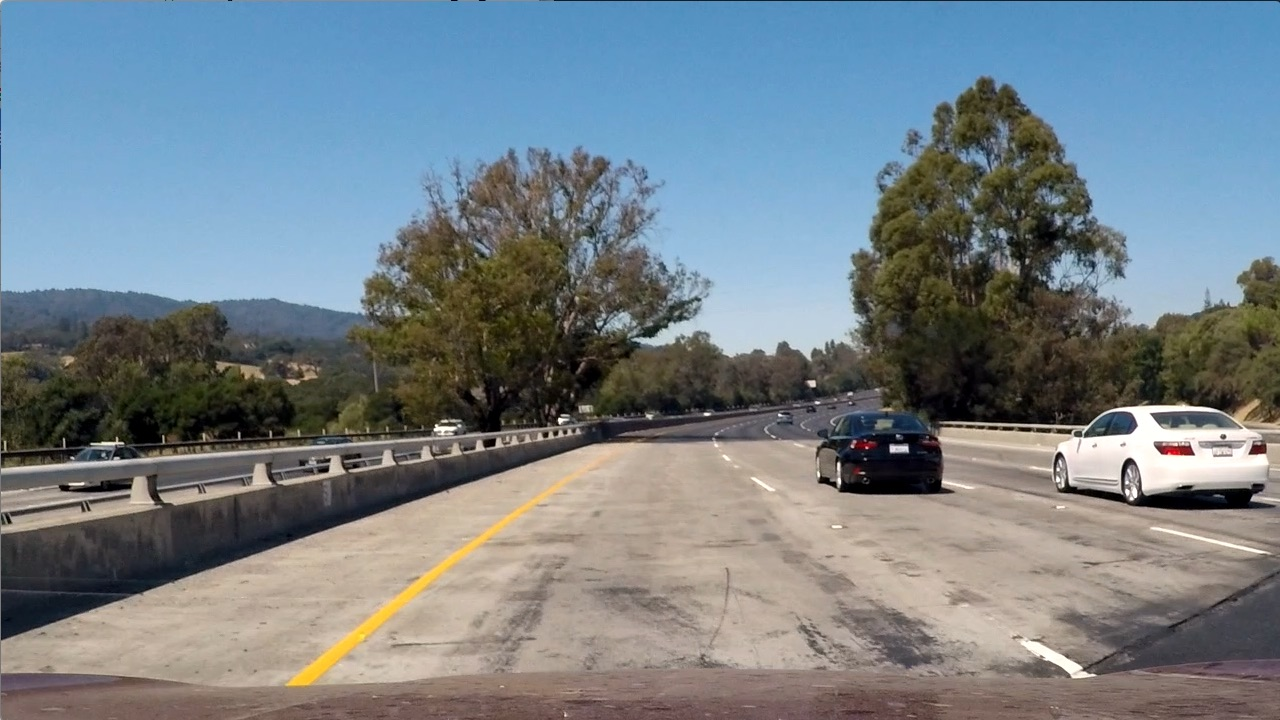
#> input picture image/test1.jpg, 1280 x 720 px
$ python run1.py   (older library calls are emulated)
#> lines starting #> are read from the running program, lines starting #| are printed output that depends on the picture
### slidingwindow.py
import cv2
import numpy as np
import pickle
from detect_vehicle import *
from draw import *
def load_classifier(pickle_file="lp_model.p"):
#> called with pickle_file = 'lp_model.p'
    dist_pickle = pickle.load( open(pickle_file, "rb" ) )
#> (reads lp_model.p from the repository)
    return dist_pickle
def process_image_hog_pipeline(image, frame_ind, useHeatmap=True, thresh=4, avgBoxes=None, verbose=False,params=None, win_size=None):

	frame_ind += 1
	draw_image = np.copy(image)
	image = image.astype(np.float32) / 255

	if verbose == False:
		bboxes = detect_vehicles(image, frame_ind, thresh=thresh, useHeatmap=useHeatmap,
								 avgBoxes=avgBoxes, params=params, win_size=win_size)
		result = draw_boxes(draw_image, bboxes, thick=2)
	else:
		bboxes, hot_windows, heatmap, labels = detect_vehicles(image, frame_ind, thresh=thresh,
															   useHeatmap=useHeatmap, avgBoxes=avgBoxes, verbose=True, params=params, win_size=win_size)
		result = draw_boxes(draw_image, bboxes, thick=2)
		result = draw_debug_board(result, frame_ind, bboxes, hot_windows, heatmap, labels[0])

		# add frame_index text at the bottom of board
		xmax = 900
		font = cv2.FONT_HERSHEY_SIMPLEX
		cv2.putText(result, 'frame {:d}'.format(frame_ind), (xmax + 20, 50), font, 0.9, (255, 0, 0), 2, cv2.LINE_AA)

	return result

def load_img(img_path):
#> called with img_path = 'image/test1.jpg'
	img= cv2.imread(img_path)
#> img is the input picture: shape (720, 1280, 3); mean B, G, R 135.5, 128.7, 117.5
	return img
def show_img(img):
	cv2.imshow('img',img)
	cv2.waitKey(0)

### find_car.py
import cv2
import numpy as np
from hog_ultils import *
def convert_rgb_color(img, conv='YCrCb'):
    if conv == 'RGB':
        return np.copy(img)
    if conv == 'YCrCb':
        return cv2.cvtColor(img, cv2.COLOR_RGB2YCrCb)
    if conv == 'HSV':
        return cv2.cvtColor(img, cv2.COLOR_RGB2HSV)
    if conv == 'HLS':
        return cv2.cvtColor(img, cv2.COLOR_RGB2HLS)
    if conv == 'LUV':
        return cv2.cvtColor(img, cv2.COLOR_RGB2LUV)
    if conv == 'YUV':
        return cv2.cvtColor(img, cv2.COLOR_RGB2YUV)
def find_cars(img, ystart, ystop, scale, svc, X_scaler, params, cells_per_step=2):
#> called with ystart = 350, ystop = 600, scale = 1.2, cells_per_step = 2
    color_space = params['color_space']
    spatial_size = params['spatial_size']
    hist_bins = params['hist_bins']
    orient = params['orient']
    pix_per_cell = params['pix_per_cell']
    cell_per_block = params['cell_per_block']
    hog_channel = params['hog_channel']

    spatial_feat = params['spatial_feat']
    hist_feat = params['hist_feat']
    hog_feat = params['hog_feat']

    assert (hog_channel == 'ALL')
    assert (spatial_feat == True)
    assert (hist_feat == True)
    assert (hog_feat == True)

    img_tosearch = img[ystart:ystop, :, :]
    ctrans_tosearch = convert_rgb_color(img_tosearch, conv=color_space)
    if scale != 1:
        imshape = ctrans_tosearch.shape
        ctrans_tosearch = cv2.resize(ctrans_tosearch, (np.int(imshape[1] / scale), np.int(imshape[0] / scale)))
#> ctrans_tosearch: shape (208, 1066, 3) float32; mean of channels 0, 1, 2 0.419, 0.477, 0.524

    ch1 = ctrans_tosearch[:, :, 0]
    ch2 = ctrans_tosearch[:, :, 1]
    ch3 = ctrans_tosearch[:, :, 2]
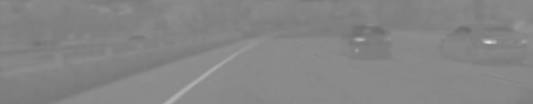
#> ch3: shape (208, 1066) float32 (shown at 1/2 size); min 0.423, max 0.889, mean 0.524

    # Define blocks and steps as above
    nxblocks = (ch1.shape[1] // pix_per_cell) - 1
    nyblocks = (ch1.shape[0] // pix_per_cell) - 1
    nfeat_per_block = orient * cell_per_block ** 2
    # 64 was the orginal sampling rate, with 8 cells and 8 pix per cell
    window = 64
    nblocks_per_window = (window // pix_per_cell) - 1
    nxsteps = (nxblocks - nblocks_per_window) // cells_per_step
    nysteps = (nyblocks - nblocks_per_window) // cells_per_step

    # Compute individual channel HOG features for the entire image
    hog1 = get_hog_features(ch1, orient, pix_per_cell, cell_per_block, feature_vec=False)
    hog2 = get_hog_features(ch2, orient, pix_per_cell, cell_per_block, feature_vec=False)
    hog3 = get_hog_features(ch3, orient, pix_per_cell, cell_per_block, feature_vec=False)

    bboxes = []
    for xb in range(nxsteps + 1):
        for yb in range(nysteps + 1):
            ypos = yb * cells_per_step
            xpos = xb * cells_per_step
            # Extract HOG for this patch
            hog_feat1 = hog1[ypos:ypos + nblocks_per_window, xpos:xpos + nblocks_per_window].ravel()
            hog_feat2 = hog2[ypos:ypos + nblocks_per_window, xpos:xpos + nblocks_per_window].ravel()
            hog_feat3 = hog3[ypos:ypos + nblocks_per_window, xpos:xpos + nblocks_per_window].ravel()
            hog_features = np.hstack((hog_feat1, hog_feat2, hog_feat3))

            xleft = xpos * pix_per_cell
            ytop = ypos * pix_per_cell

            # Extract the image patch
            subimg = cv2.resize(ctrans_tosearch[ytop:ytop + window, xleft:xleft + window], (64, 64))

            # Get color features
            spatial_features = bin_spatial(subimg, size=spatial_size)
            hist_features = color_hist(subimg, nbins=hist_bins)

            # Scale features and make a prediction
            test_features = X_scaler.transform(
                np.hstack((spatial_features, hist_features, hog_features)).reshape(1, -1))
            # test_features = X_scaler.transform(np.hstack((shape_feat, hist_feat)).reshape(1, -1))
            test_prediction = svc.predict(test_features)

            if test_prediction == 1:
                xbox_left = np.int(xleft * scale)
                ytop_draw = np.int(ytop * scale)
                win_draw = np.int(window * scale)
                box = [(xbox_left, ytop_draw + ystart), (xbox_left + win_draw, ytop_draw + win_draw + ystart)]
                bboxes.append(box)
#> subimg: shape (64, 64, 3) float32; mean of channels 0, 1, 2 0.528, 0.479, 0.529
#> after the loop, bboxes = 26 items

    return bboxes

### find_car_multi_scale.py
from find_car import *
import numpy as np
def find_cars_multiscale(img, params, scales=(0, 1, 2, 3), verbose=False, win_size= None):
	svc = params['svc']
	X_scaler = params['scaler']
	ystart_0, ystop_0, scale_0= win_size['ystart_0'], win_size['ystop_0'], win_size['scale_0']
	ystart_1, ystop_1, scale_1= win_size['ystart_1'], win_size['ystop_1'], win_size['scale_1']
	ystart_2, ystop_2, scale_2= win_size['ystart_2'], win_size['ystop_2'], win_size['scale_2']
	ystart_3, ystop_3, scale_3= win_size['ystart_3'], win_size['ystop_3'], win_size['scale_3']
	if verbose:
		print(params)
	bboxes = []
	# Scale 0
	if 0 in scales:
		boxes = find_cars(img, ystart_0, ystop_0, scale_0, svc, X_scaler, params)
		if len(boxes):
			bboxes.extend(boxes)

	# Scale 1
	if 1 in scales:
		boxes = find_cars(img, ystart_1, ystop_1, scale_1, svc, X_scaler, params)
		if len(boxes):
			bboxes.extend(boxes)

	# Scale 2
	if 2 in scales:
		boxes = find_cars(img, ystart_2, ystop_2, scale_2, svc, X_scaler, params)
#> boxes = 26 items
		if len(boxes):
			bboxes.extend(boxes)

	#Scale 3
	if 3 in scales:
		boxes = find_cars(img, ystart_3, ystop_3, scale_3, svc, X_scaler, params)
#> call 2 of find_cars, with ystart = 350, ystop = 600, scale = 1.5, cells_per_step = 2
#> in find_cars (call 2), `ch1 = ctrans_tosearch[:, :, 0]`:
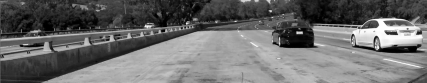
#> ch1: shape (166, 853) float32 (shown at 1/2 size); min 0, max 1, mean 0.419
#> after the loop in find_cars (call 2), `for xb in range(nxsteps + 1):`: bboxes = 19 items
#> boxes = 19 items
		if len(boxes):
			bboxes.extend(boxes)
	return bboxes

### detect_vehicle.py
from find_car_multi_scale import *
from Avg_box import *
from heat_map_filtering import *
from scipy.ndimage.measurements import label
def detect_vehicles(image, frame_idx, avgBoxes=None, thresh=1, useHeatmap=True, verbose=False,
                    params=None,win_size=None):
    scales= win_size['use_scale']
    hot_windows = find_cars_multiscale(image, params=params, scales=scales, win_size= win_size)
#> hot_windows = 45 items
    if avgBoxes:
        avgBoxes.add(hot_windows)
        hot_windows = avgBoxes.all_boxes

    heatmap = []
    labels = []

    if useHeatmap:
        heatmap = heatmap_from_detections(image, hot_windows)
        heatmap_thresh = apply_threshold(heatmap, thresh)

        labels = label(heatmap_thresh)
        bboxes = get_labeled_bboxes(labels)
    else:
        bboxes = hot_windows

    if verbose == False:
        return bboxes

    return bboxes, hot_windows, heatmap, labels

### heat_map_filtering.py
import numpy as np
# Returns heatmap for list of bounding boxes.
def heatmap_from_detections(img, bbox_list):
	h, w, _ = img.shape
	heatmap = np.zeros((h, w)).astype(np.float32)

	# Iterate through list of bboxes
	for box in bbox_list:
		# Add += 1 for all pixels inside each bbox
		# Assuming each "box" takes the form ((x1, y1), (x2, y2))
		x1, y1 = box[0]
		x2, y2 = box[1]
		heatmap[y1:y2, x1:x2] += 1
#> this loop made 45 passes
#> (x1, y1, x2, y2) on passes 1 to 8: (96, 369, 172, 445), (115, 388, 191, 464), (172, 388, 248, 464), (192, 388, 268, 464), (192, 407, 268, 483), (268, 407, 344, 483), (326, 369, 402, 445), (345, 369, 421, 445)
	# Return updated heatmap
	return heatmap  # Iterate through list of bboxes

def apply_threshold(heatmap, threshold):
	# create a copy to exclude modification of input heatmap
#> called with threshold = 4
	heatmap = np.copy(heatmap)
	# Zero out pixels below the threshold
	heatmap[heatmap <= threshold] = 0
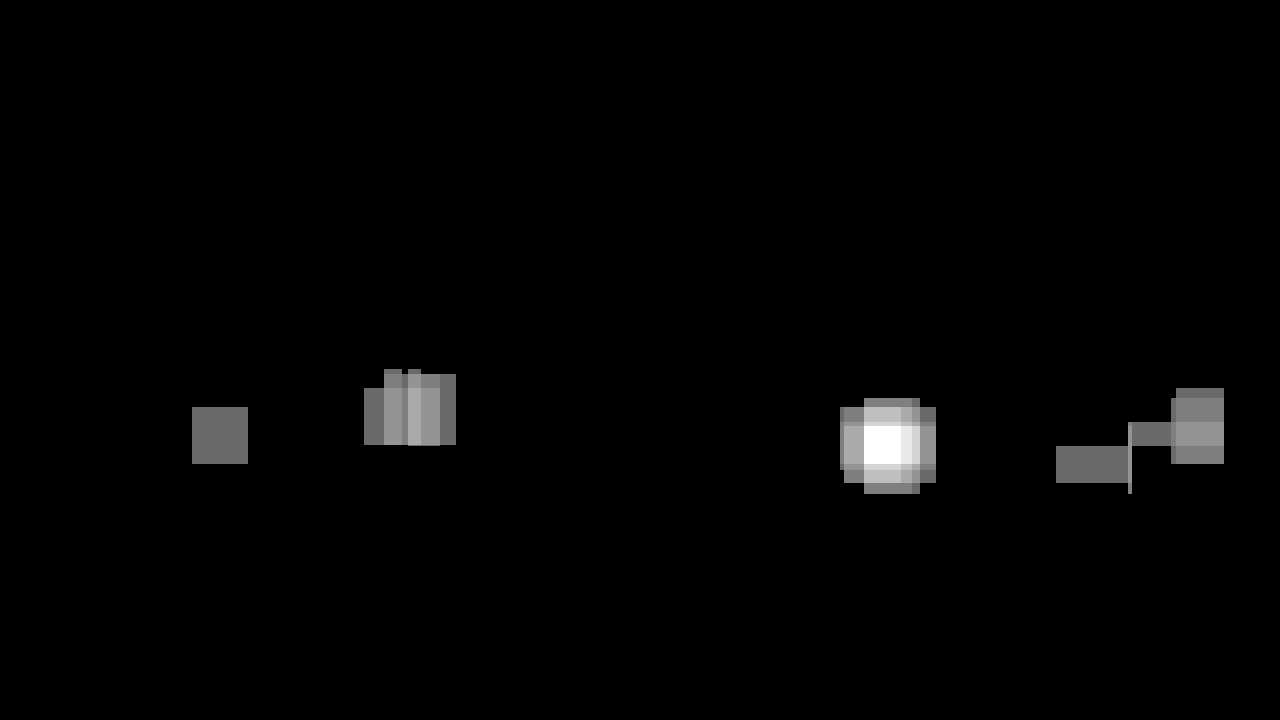
#> heatmap: shape (720, 1280) float32; min 0, max 12, mean 0.184; drawn with min black and max white
	heatmap = np.clip(heatmap, 0, 255)
	# Return thresholded map
	return heatmap

def get_labeled_bboxes(labels):
    bboxes = []
    # Iterate through all detected cars
    for car_number in range(1, labels[1]+1):
        # Find pixels with each car_number label value
        nonzero = (labels[0] == car_number).nonzero()
        # Identify x and y values of those pixels
        nonzeroy = np.array(nonzero[0])
        nonzerox = np.array(nonzero[1])
        # Define a bounding box based on min/max x and y
        bbox = ((np.min(nonzerox), np.min(nonzeroy)), (np.max(nonzerox), np.max(nonzeroy)))
        bboxes.append(bbox)
#> this loop made 4 passes
#> (nonzero, bbox) on passes 1 to 4: (6439 positions, rows 369 to 445, columns 364 to 455, ((364, 369), (455, 445))), (7866 positions, rows 388 to 493, columns 1056 to 1223, ((1056, 388), (1223, 493))), (8364 positions, rows 398 to 493, columns 840 to 935, ((840, 398), (935, 493))), (3192 positions, rows 407 to 463, columns 192 to 247, ((192, 407), (247, 463)))
#> after the loop, bboxes = [((364, 369), (455, 445)), ((1056, 388), (1223, 493)), ((840, 398), (935, 493)), ((192, 407), (247, 463))]
#> in process_image_hog_pipeline, `bboxes, hot_windows, heatmap, labels = detect_vehicles(image, frame_in..`: hot_windows = 45 items
#> the loop in draw_boxes, `for bbox in bboxes:` made 4 passes
#> bbox on passes 1 to 4: ((364, 369), (455, 445)), ((1056, 388), (1223, 493)), ((840, 398), (935, 493)), ((192, 407), (247, 463))
    # Return list of bounding boxes
    return bboxes

### draw.py
# Draw debug board with Binarization-View, Lane-Detesction-View
import cv2
import numpy as np
def draw_debug_board(img, frame_ind, bboxes, hot_windows, heatmap, labels):
	# prepare RGB heatmap image from float32 heatmap channel
#> called with frame_ind = 1
	img_heatmap = (np.copy(heatmap) / np.max(heatmap) * 255.).astype(np.uint8)
	img_heatmap = cv2.applyColorMap(img_heatmap, colormap=cv2.COLORMAP_HOT)
#> img_heatmap: shape (720, 1280, 3)
	img_heatmap = cv2.cvtColor(img_heatmap, cv2.COLOR_BGR2RGB)

	# prepare RGB labels image from float32 labels channel
	img_labels = (np.copy(labels) / np.max(labels) * 255.).astype(np.uint8)
	img_labels = cv2.applyColorMap(img_labels, colormap=cv2.COLORMAP_HOT)
#> img_labels: shape (720, 1280, 3)
	img_labels = cv2.cvtColor(img_labels, cv2.COLOR_BGR2RGB)

	# draw hot_windows in the frame
	img_hot_windows = np.copy(img)
	img_hot_windows = draw_boxes(img_hot_windows, hot_windows, thick=2)
#> call 2 of draw_boxes, with color = (0, 0, 255), thick = 2
#> the loop in draw_boxes (call 2), `for bbox in bboxes:` made 45 passes
#> after the loop in draw_boxes (call 2), `for bbox in bboxes:`:
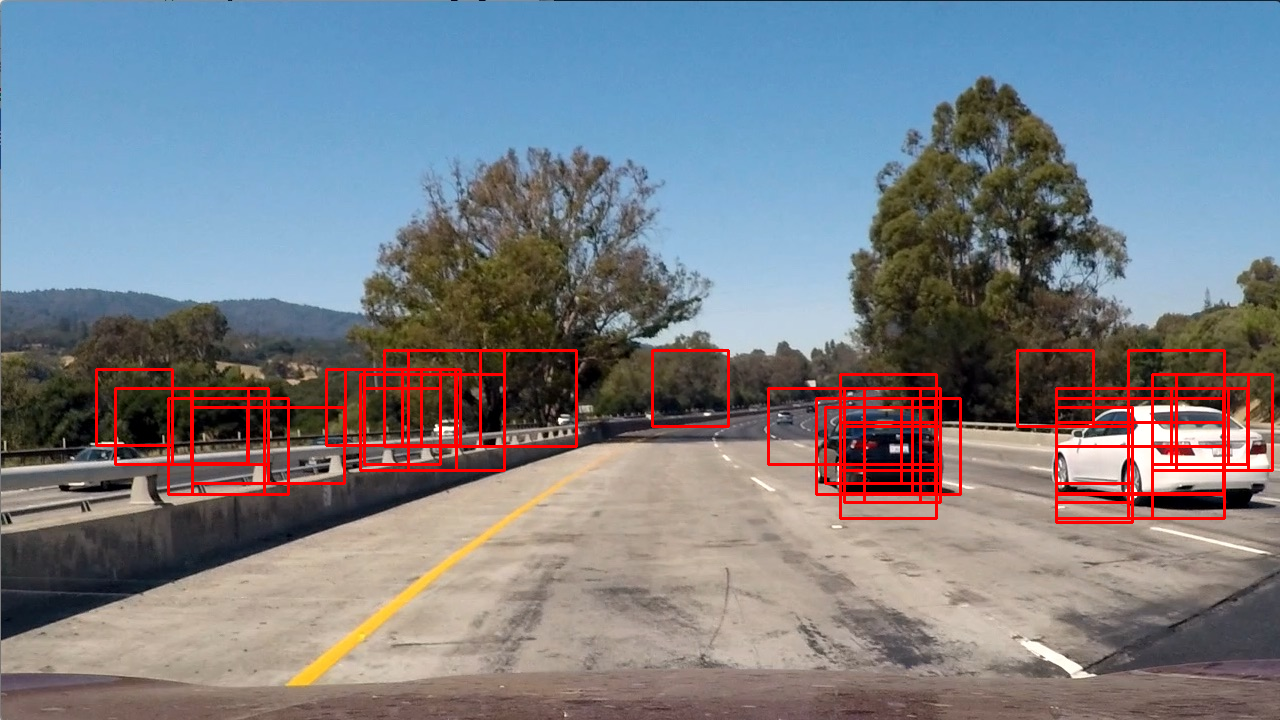
#> imcopy: shape (720, 1280, 3); mean B, G, R 133, 125.8, 123

	ymax = 0

	board_x = 5
	board_y = 5
	board_ratio = (img.shape[0] - 3 * board_x) // 3 / img.shape[0]  # 0.25
	board_h = int(img.shape[0] * board_ratio)
	board_w = int(img.shape[1] * board_ratio)

	ymin = board_y
	ymax = board_h + board_y
	xmin = board_x
	xmax = board_x + board_w

	offset_x = board_x + board_w

	# draw hot_windows in the frame
	img_hot_windows = cv2.resize(img_hot_windows, dsize=(board_w, board_h), interpolation=cv2.INTER_LINEAR)
	img[ymin:ymax, xmin:xmax, :] = img_hot_windows

	# draw heatmap in the frame
	xmin += offset_x
	xmax += offset_x
	img_heatmap = cv2.resize(img_heatmap, dsize=(board_w, board_h), interpolation=cv2.INTER_LINEAR)
#> img_heatmap: shape (235, 417, 3)
	img[ymin:ymax, xmin:xmax, :] = img_heatmap

	# draw heatmap in the frame
	xmin += offset_x
	xmax += offset_x
	img_labels = cv2.resize(img_labels, dsize=(board_w, board_h), interpolation=cv2.INTER_LINEAR)
#> img_labels: shape (235, 417, 3)
	img[ymin:ymax, xmin:xmax, :] = img_labels

	return img

def draw_boxes(img, bboxes, color=(0, 0, 255), thick=6):
    # Make a copy of the image
    imcopy = np.copy(img)
    # Iterate through the bounding boxes
    for bbox in bboxes:
        # Draw a rectangle given bbox coordinates
        cv2.rectangle(imcopy, bbox[0], bbox[1], color, thick)
    # Return the image copy with boxes drawn
    return imcopy

### hog_ultils.py
import numpy as np
import cv2
from heat_map_filtering import *
from skimage.feature import hog
# [46 lines left out: function get_feture_of_image, not called in this run]


def bin_spatial(img, size=(32, 32)):
    color1 = cv2.resize(img[:, :, 0], size).ravel()
    color2 = cv2.resize(img[:, :, 1], size).ravel()
    color3 = cv2.resize(img[:, :, 2], size).ravel()
    return np.hstack((color1, color2, color3))

def color_hist(img, nbins=32):  # bins_range=(0, 256)
    # Compute the histogram of the color channels separately
    channel1_hist = np.histogram(img[:, :, 0], bins=nbins)
    channel2_hist = np.histogram(img[:, :, 1], bins=nbins)
    channel3_hist = np.histogram(img[:, :, 2], bins=nbins)
    # Concatenate the histograms into a single feature vector
    hist_features = np.concatenate((channel1_hist[0], channel2_hist[0], channel3_hist[0]))
    # Return the individual histograms, bin_centers and feature vector
    return hist_features

def get_hog_features(img, orient, pix_per_cell, cell_per_block,
                        vis=False, feature_vec=True):
    # Call with two outputs if vis==True
    if vis == True:
        features, hog_image = hog(img, orientations=orient,
                                  pixels_per_cell=(pix_per_cell, pix_per_cell),
                                  cells_per_block=(cell_per_block, cell_per_block),
                                  transform_sqrt=False,
                                  visualize=vis, feature_vector=feature_vec)
        return features, hog_image
    # Otherwise call with one output
    else:
        features = hog(img, orientations=orient,
                       pixels_per_cell=(pix_per_cell, pix_per_cell),
                       cells_per_block=(cell_per_block, cell_per_block),
                       transform_sqrt=False,
                       visualize=vis, feature_vector=feature_vec)
        return features

### run1.py
from slidingwindow import *
from parameter_setting import win_size
import os
os.chdir("/Users/datle/Desktop/phantich")
params= load_classifier('lp_model.p')
image= load_img('image/test1.jpg')
result= process_image_hog_pipeline(image, 0, useHeatmap=True, thresh=4, avgBoxes=None, verbose=True,params=params, win_size=win_size)
#> in process_image_hog_pipeline, `font = cv2.FONT_HERSHEY_SIMPLEX`: font = 0
#> in process_image_hog_pipeline, `cv2.putText(result, 'frame {:d}'.format(frame_ind), (xmax + 20, 50), f..`:
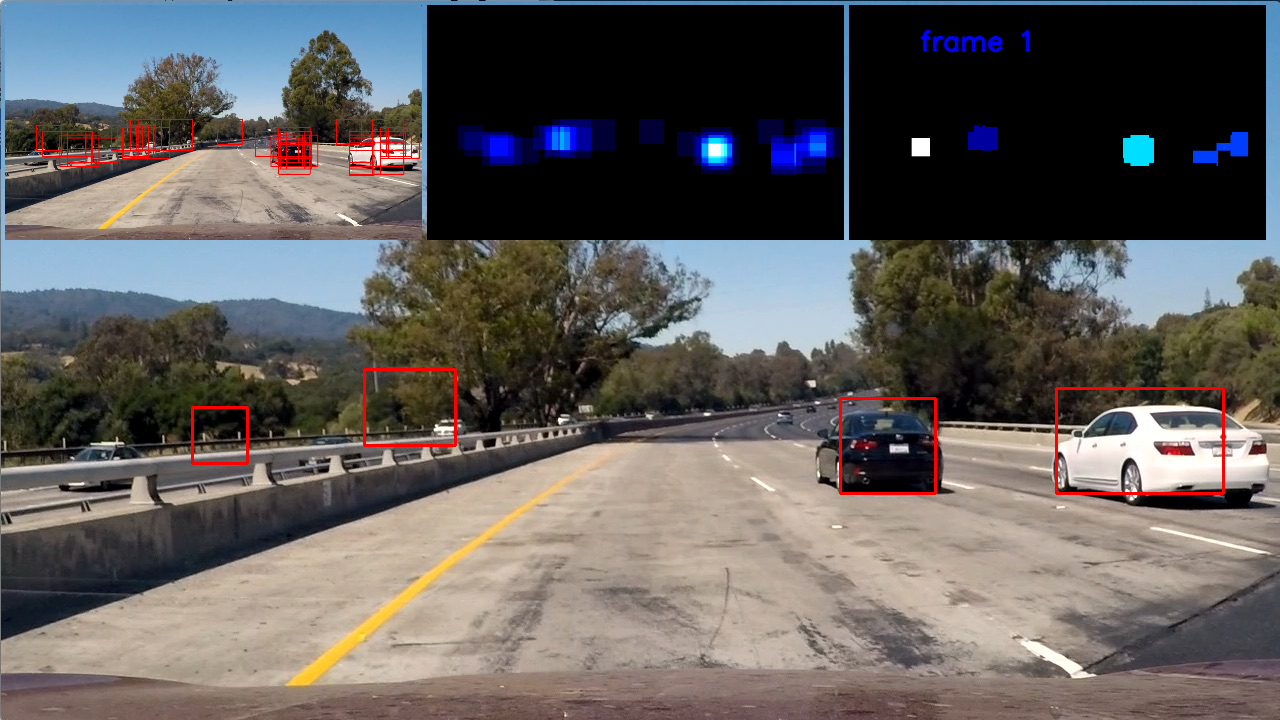
#> result: shape (720, 1280, 3); mean B, G, R 92.1, 93.7, 97.5
show_img(result)
